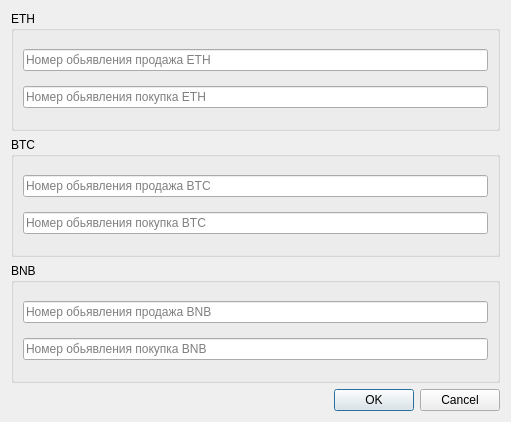
<?xml version="1.0" encoding="UTF-8"?>
<ui version="4.0">
 <class>ads_settings_wnd</class>
 <widget class="QDialog" name="ads_settings_wnd">
  <property name="geometry">
   <rect>
    <x>0</x>
    <y>0</y>
    <width>511</width>
    <height>422</height>
   </rect>
  </property>
  <property name="windowTitle">
   <string>Настройки обьявлений</string>
  </property>
  <layout class="QVBoxLayout" name="verticalLayout_4">
   <item>
    <widget class="QGroupBox" name="groupBox">
     <property name="title">
      <string>ETH</string>
     </property>
     <layout class="QVBoxLayout" name="verticalLayout">
      <item>
       <widget class="QLineEdit" name="sell_eth_no_input">
        <property name="placeholderText">
         <string>Номер обьявления продажа ETH</string>
        </property>
       </widget>
      </item>
      <item>
       <widget class="QLineEdit" name="buy_eth_no_input">
        <property name="placeholderText">
         <string>Номер обьявления покупка ETH</string>
        </property>
       </widget>
      </item>
     </layout>
    </widget>
   </item>
   <item>
    <widget class="QGroupBox" name="groupBox_2">
     <property name="title">
      <string>BTC</string>
     </property>
     <layout class="QVBoxLayout" name="verticalLayout_2">
      <item>
       <widget class="QLineEdit" name="sell_btc_no_input">
        <property name="placeholderText">
         <string>Номер обьявления продажа BTC</string>
        </property>
       </widget>
      </item>
      <item>
       <widget class="QLineEdit" name="buy_btc_no_input">
        <property name="placeholderText">
         <string>Номер обьявления покупка BTC</string>
        </property>
       </widget>
      </item>
     </layout>
    </widget>
   </item>
   <item>
    <widget class="QGroupBox" name="groupBox_3">
     <property name="title">
      <string>BNB</string>
     </property>
     <layout class="QVBoxLayout" name="verticalLayout_3">
      <item>
       <widget class="QLineEdit" name="sell_bnb_no_input">
        <property name="placeholderText">
         <string>Номер обьявления продажа BNB</string>
        </property>
       </widget>
      </item>
      <item>
       <widget class="QLineEdit" name="buy_bnb_no_input">
        <property name="placeholderText">
         <string>Номер обьявления покупка BNB</string>
        </property>
       </widget>
      </item>
     </layout>
    </widget>
   </item>
   <item>
    <widget class="QDialogButtonBox" name="buttonBox">
     <property name="orientation">
      <enum>Qt::Horizontal</enum>
     </property>
     <property name="standardButtons">
      <set>QDialogButtonBox::Cancel|QDialogButtonBox::Ok</set>
     </property>
    </widget>
   </item>
  </layout>
 </widget>
 <resources/>
 <connections>
  <connection>
   <sender>buttonBox</sender>
   <signal>accepted()</signal>
   <receiver>ads_settings_wnd</receiver>
   <slot>accept()</slot>
   <hints>
    <hint type="sourcelabel">
     <x>248</x>
     <y>254</y>
    </hint>
    <hint type="destinationlabel">
     <x>157</x>
     <y>274</y>
    </hint>
   </hints>
  </connection>
  <connection>
   <sender>buttonBox</sender>
   <signal>rejected()</signal>
   <receiver>ads_settings_wnd</receiver>
   <slot>reject()</slot>
   <hints>
    <hint type="sourcelabel">
     <x>316</x>
     <y>260</y>
    </hint>
    <hint type="destinationlabel">
     <x>286</x>
     <y>274</y>
    </hint>
   </hints>
  </connection>
 </connections>
</ui>
